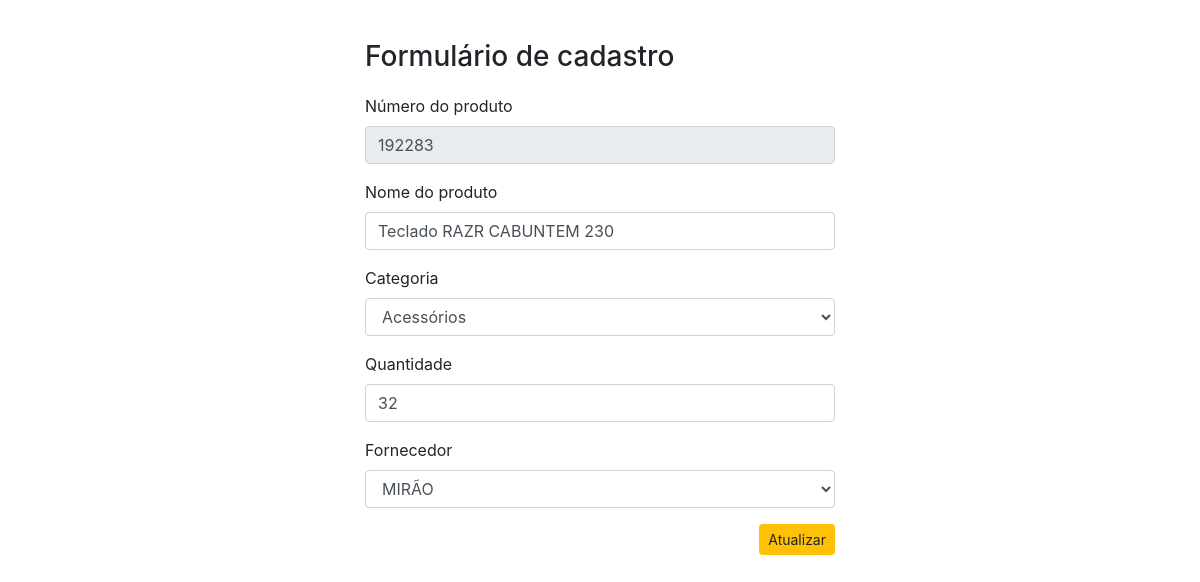
Page /Script/editar_produto.php?id=3 on the committed database.
### tables this page shows
CREATE TABLE `estoque` (
  `id_estoque` int(11) NOT NULL,
  `numproduto` int(11) NOT NULL,
  `nomeproduto` varchar(200) NOT NULL,
  `categoria` varchar(100) NOT NULL,
  `quantidade` int(11) NOT NULL,
  `fornecedor` varchar(100) NOT NULL
);

### Script/editar_produto.php (the view, shortened to what this page needs)
<?php
include 'conexao.php';
$id = $_GET['id'];
?>
<!DOCTYPE html>
<html lang="pt-BR">
<head>
    <link rel="stylesheet" href="https://stackpath.bootstrapcdn.com/bootstrap/4.4.1/css/bootstrap.min.css"
>
</head>
<body>
    <div class="container" style="margin-top: 40px" id="container">
        <h3>Formulário de cadastro</h3>
        <form action="_atualizar_produto.php" method="post" style="margin-top: 20px">
            <?php
            $sql = "SELECT * FROM `estoque` WHERE id_estoque = $id";
            $buscar = mysqli_query($conexao,$sql);
            while ($array = mysqli_fetch_array($buscar)) {
                $numproduto = $array['numproduto'];
                $nomeproduto = $array['nomeproduto'];
                $quantidade = $array['quantidade'];
            ?>
            <div class="form-group">
                <label>Número do produto</label>
                <input type="number" class="form-control" name="numproduto" value="<?php echo $numproduto?>" disabled>
            </div>
            <div class="form-group">
                <label>Nome do produto</label>
                <input type="text" class="form-control" name="nomeproduto" value="<?php echo $nomeproduto?>">
            </div>
            <div class="form-group">
                <label>Categoria</label>
                <select class="form-control" name="categoria">
                    <?php
                    include 'conexao.php';
                    $sql = "SELECT * FROM `categoria` order by categoria ASC";
                    $buscar = mysqli_query($conexao,$sql);
                    while ($array = mysqli_fetch_array($buscar)) {
                        $nome_categoria = $array['categoria'];
                    ?>
                    <option><?php echo $nome_categoria ?></option>
                    <?php  } ?>
                </select>
            </div>
            <div class="form-group">
                <label>Quantidade</label>
                <input type="number" class="form-control" name="quantidade" value="<?php echo $quantidade?>">
            </div>
            <div class="form-group">
                <label>Fornecedor</label>
                <select class="form-control" name="fornecedor">
                    <?php
                    include 'conexao.php';
                    $sql2 = "SELECT * FROM `fornecedor`";
                    $buscar2 = mysqli_query($conexao,$sql2);
                    while ($array2 = mysqli_fetch_array($buscar2)) {
                        $nome_fornecedor = $array2['nome_fornecedor'];
                    ?>
                    <option><?php echo $nome_fornecedor ?></option>
                    <?php  } ?>
                </select>
            </div>
            <div style="text-align: right;">
                <button type="submit" id="botao" class="btn btn-warning btn-sm">Atualizar</button>
            </div>
            <?php } ?>
        </form>
    </div>
</body>
</html>

### Script/editar_produto.php (style rules this page uses)
#container { width: 500px; }

### rows in the picture
estoque: numproduto "192283", nomeproduto "Teclado RAZR CABUNTEM 230", quantidade "32"

### other values in the picture
form field categoria "Acessórios"
form field fornecedor "MIRÃO"
